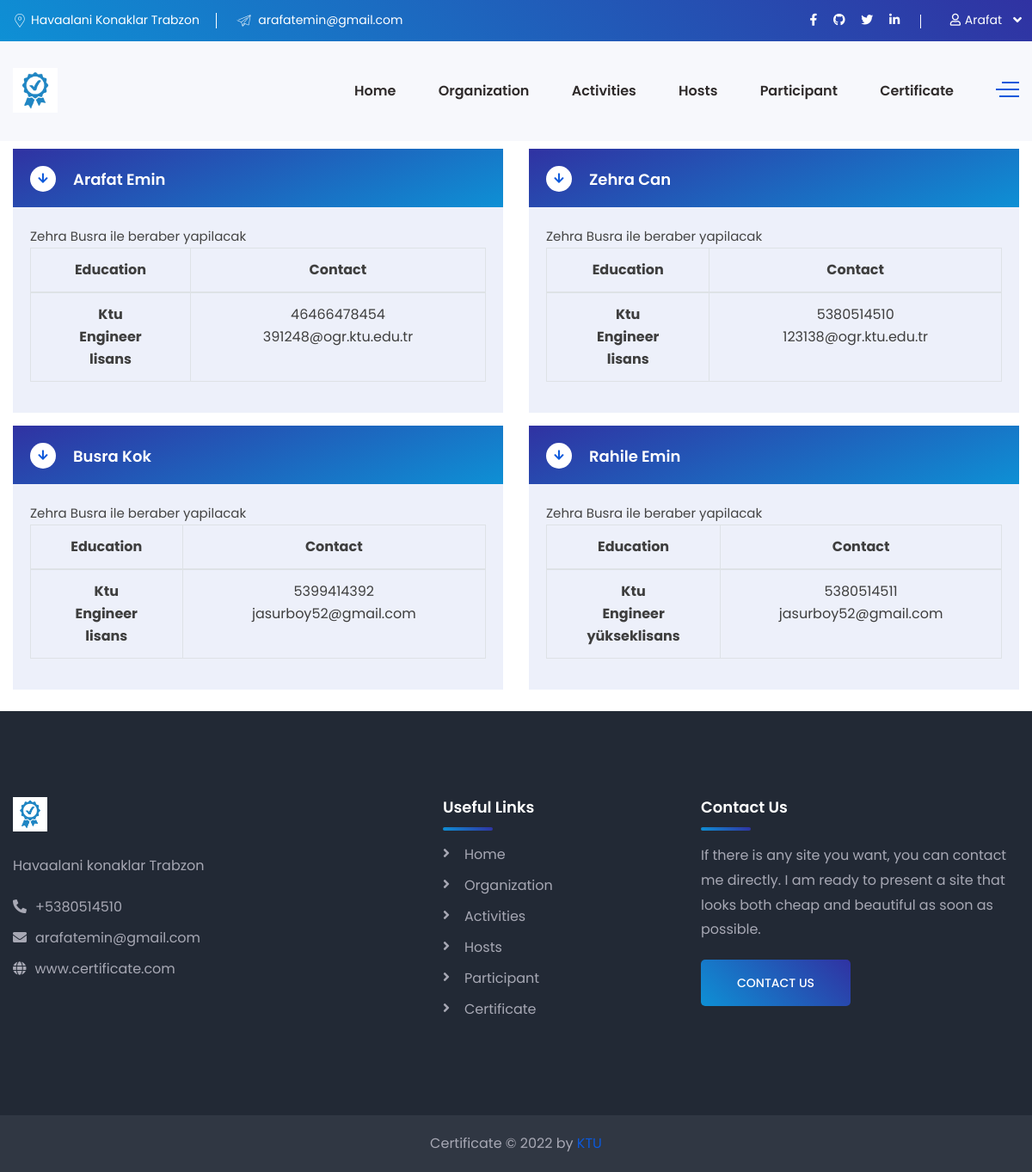
Screenshot of /participants/ (signed in) with the database file from the repository.
### Certificate/models.py (models this page shows, shortened)
class Participant(models.Model):
    name = models.CharField(max_length=64, null=False, blank=False)
    surname = models.CharField(max_length=64, null=False, blank=False)
    activity_name = models.ManyToManyField('Activity', )
    university = models.CharField(max_length=64, null=False, blank=False)
    department = models.CharField(max_length=64, null=False, blank=False)
    edu_deg = models.CharField(max_length=64, blank=False, null=False, choices=level_of_education)
    phone_number = models.CharField(max_length=11, blank=False, null=False)
    email = models.EmailField(max_length=32, blank=False, null=False)

### Certificate/views.py (the view)
# urls.py: path('participants/', participantsView, name="participants"),
@login_required(login_url='login')
def participantsView(request):
    participants = Participant.objects.all()
    participantss = Participant.objects.all()
    activities = Activity.objects.all()
    context = {
        'participants': participants,
        'participantss': participantss,
        'activities': activities
    }
    return render(request, 'participant.html', context)

### templates/participant.html (shortened to what this page needs)
{% extends 'base.html' %}
{% load static %}
{% block content %}
    <body>
    <section class="request-a-call-back pdt-10 pdb-10" data-background="img/bg/6.html">
        <div class="container">
            <div class="row">
                {% if participants %}
                    {% for participant in participants %}
                        <div class="col-lg-6">
                            <div class="faq-block">
                                <div class="accordion">
                                    <div class="accordion-item">
                                        <div class="accordion-header active">
                                            <h5 class="title">{{ participant.name }} {{ participant.surname }}</h5>
                                            <span class="fas fa-arrow-right"></span>
                                        </div>
                                        <div class="accordion-body">
                                            <table class="table table-bordered">
                                                <thead>
                                                <tr style="text-align: center">
                                                    <th scope="col">Education</th>
                                                    <th scope="col">Contact</th>
                                                </tr>
                                                </thead>
                                                <tbody>
                                                <tr style="text-align: center">
                                                    <th rowspan="3">{{ participant.university }}<br> {{ participant.department }}
                                                        <br> {{ participant.edu_deg }}</th>
                                                    <td rowspan="2">{{ participant.phone_number }}
                                                        <br> {{ participant.email }} </td>
                                                </tr>
                                                </tbody>
                                                <p>Zehra Busra ile beraber yapilacak</p>
                                            </table>
                                        </div>
                                    </div>
                                </div>
                            </div>
                        </div>
                    {% endfor %}
                {% endif %}
            </div>
        </div>
    </section>
    </body>
{% endblock %}

### templates/base.html (shortened to what this page needs)
{% load static %}
<!DOCTYPE html>
<html lang="en">
<head>
    <link rel="stylesheet" href="{% static 'css/style.css' %}">
    <link rel="stylesheet" href="{% static 'css/responsive.css' %}">
</head>
<header class="header-style-two">
    <div class="header-wrapper">
        <div class="header-top-area bg-gradient-color d-none d-lg-block">
            <div class="container">
                <div class="row">
                    <div class="col-lg-6 header-top-left-part">
                        <span class="address"><i class="webexflaticon flaticon-placeholder-1"></i>Havaalani Konaklar Trabzon</span>
                        <span class="phone"><i class="webexflaticon flaticon-send"></i> arafatemin@gmail.com</span>
                    </div>
                    <div class="col-lg-6 header-top-right-part text-right">
                        <ul class="social-links">
                            <li><a href="https://www.facebook.com/" target="_blank"><i
                                    class="fab fa-facebook-f"></i></a></li>
                            <li><a href="https://github.com/AERBATI-61" target="_blank"><i
                                    class="fab fa-github"></i></a></li>
                            <li><a href="https://twitter.com/" target="_blank"><i class="fab fa-twitter"></i></a></li>
                            <li><a href="https://www.linkedin.com/feed/" target="_blank"><i
                                    class="fab fa-linkedin-in"></i></a></li>
                        </ul>
                        <div class="language">
                            {% if user.is_authenticated %}
                                <a class="language-btn" href="#"><i class="fas fa-user"
                                                                    style="margin: 0.3rem"></i>{{ user|truncatechars:6 }}</a>
                            {% else %}
                                <a class="language-btn" href="{% url 'login' %}"><i class="fas fa-user"
                                                                                    style="margin: 0.3rem"></i>User</a>
                            {% endif %}
                        </div>
                    </div>
                </div>
            </div>
        </div>
        <div class="header-navigation-area two-layers-header header-middlee bt_stick bt_sticky">
            <div class="container">
                <div class="row">
                    <div class="col-md-12">
                        <a class="navbar-brand logo f-left mrt-10 mrt-md-0" href="{% url 'index' %}">
                            <img id="logo-image" class="img-center" src="{% static 'images/certificat.jpg' %}" alt="">
                        </a>
                        <div class="header-searchbox-style-two d-none d-xl-block">
                            <div class="side-panel side-panel-trigger text-right d-none d-lg-block">
                                <span class="bar1"></span>
                                <span class="bar2"></span>
                                <span class="bar3"></span>
                            </div>
                        </div>
                        <div class="main-menu f-right">
                            <nav id="mobile-menu-right">
                                <ul>
                                    <li><a href="{% url 'index' %}">Home</a></li>
                                    <li><a href="{% url 'organizations' %}">Organization</a></li>
                                    <li><a href="{% url 'activity' %}">Activities</a></li>
                                    <li><a href="{% url 'hosts' %}">Hosts</a></li>
                                    <li><a href="{% url 'participants' %}">Participant</a></li>
                                    {% if request.user.is_staff %}
                                        <li><a href="{% url 'certificalar' %}">Certificate</a></li>
                                    {% endif %}
                                </ul>
                            </nav>
                        </div>
                    </div>
                </div>
            </div>
        </div>
    </div>
</header>
{% block content %}
{% endblock %}
<footer class="footer">
    <div class="footer-main-area" data-background="images/footer-bg.png">
        <div class="container">
            <div class="row">
                <div class="col-xl-5 col-lg-6 col-md-6">
                    <div class="widget footer-widget">
                        <a class="mrb-20" href="{% url 'index' %}">
                            <img width="40" height="40" id="logo-image" class="img-center"
                                 src="{% static 'images/certificat.jpg' %}" alt="">
                        </a><br> <br>
                        <address class="mrb-25">
                            <p class="text-light-gray">Havaalani konaklar Trabzon</p>
                            <div class="mrb-10"><a href="#" class="text-light-gray"><i
                                    class="fas fa-phone-alt mrr-10"></i>+5380514510</a></div>
                            <div class="mrb-10"><a href="#" class="text-light-gray"><i
                                    class="fas fa-envelope mrr-10"></i>arafatemin@gmail.com</a></div>
                            <div class="mrb-0"><a href="#" class="text-light-gray"><i class="fas fa-globe mrr-10"></i>www.certificate.com</a>
                            </div>
                        </address>
                    </div>
                </div>
                <div class="col-xl-3 col-lg-6 col-md-6">
                    <div class="widget footer-widget">
                        <h5 class="widget-title text-white mrb-30">Useful Links</h5>
                        <ul class="footer-widget-list">
                            <li><a href="{% url 'index' %}">Home</a></li>
                            <li><a href="{% url 'organizations' %}">Organization</a></li>
                            <li><a href="{% url 'activity' %}">Activities</a></li>
                            <li><a href="{% url 'hosts' %}">Hosts</a></li>
                            <li><a href="{% url 'participants' %}">Participant</a></li>
                            <li><a href="{% url 'certificalar' %}">Certificate</a></li>
                        </ul>
                    </div>
                </div>
                <div class="col-xl-4 col-lg-6 col-md-6">
                    <div class="widget footer-widget">
                        <h5 class="widget-title text-white mrb-30">Contact Us</h5>
                        <p class="text-light-gray">If there is any site you want, you can contact me directly. I am
                            ready to present a site that looks
                            both cheap and beautiful as soon as possible.</p>
                        <div class="btn-box">
                            <a href="#git" class="cs-btn-one btn-gradient-color">Contact Us</a>
                        </div>
                    </div>
                </div>
            </div>
        </div>
    </div>
    <div class="footer-bottom-area">
        <div class="container">
            <div class="row">
                <div class="col-xl-12">
                    <div class="text-center">
                        <span class="text-light-gray">Certificate © 2022 by <a class="text-primary-color"
                                                                               target="_blank"
                                                                               href="https://www.ktu.edu.tr/">KTU</a></span>
                    </div>
                </div>
            </div>
        </div>
    </div>
</footer>

### rows the page displays
Participant: name "Arafat", surname "Emin", university "Ktu", department "Engineer", edu_deg "lisans", phone_number "46466478454", email "391248@ogr.ktu.edu.tr"
Participant: name "Zehra", surname "Can", university "Ktu", department "Engineer", edu_deg "lisans", phone_number "5380514510", email "123138@ogr.ktu.edu.tr"
Participant: name "Busra", surname "Kok", university "Ktu", department "Engineer", edu_deg "lisans", phone_number "5399414392", email "jasurboy52@gmail.com"
Participant: name "Rahile", surname "Emin", university "Ktu", department "Engineer", edu_deg "yükseklisans", phone_number "5380514511", email "jasurboy52@gmail.com"

### other values shown
{{ user|truncatechars:6 }} "Arafat"
